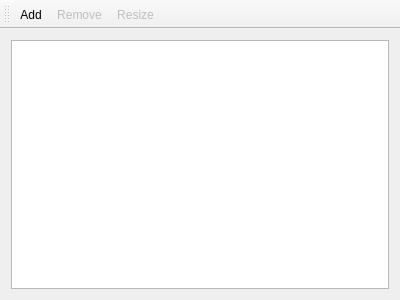
<?xml version="1.0" encoding="UTF-8"?>
<ui version="4.0">
 <class>MainWindow</class>
 <widget class="QMainWindow" name="MainWindow">
  <property name="geometry">
   <rect>
    <x>0</x>
    <y>0</y>
    <width>400</width>
    <height>300</height>
   </rect>
  </property>
  <property name="windowTitle">
   <string>Image Converter</string>
  </property>
  <widget class="QWidget" name="centralWidget">
   <layout class="QVBoxLayout" name="verticalLayout">
    <item>
     <widget class="QListWidget" name="listWidget">
      <property name="selectionMode">
       <enum>QAbstractItemView::MultiSelection</enum>
      </property>
     </widget>
    </item>
   </layout>
  </widget>
  <widget class="QToolBar" name="mainToolBar">
   <attribute name="toolBarArea">
    <enum>TopToolBarArea</enum>
   </attribute>
   <attribute name="toolBarBreak">
    <bool>false</bool>
   </attribute>
   <addaction name="actionAdd"/>
   <addaction name="actionRemove"/>
   <addaction name="actionResize"/>
  </widget>
  <action name="actionResize">
   <property name="enabled">
    <bool>false</bool>
   </property>
   <property name="text">
    <string>Resize</string>
   </property>
   <property name="toolTip">
    <string>Resize</string>
   </property>
  </action>
  <action name="actionAdd">
   <property name="text">
    <string>Add</string>
   </property>
  </action>
  <action name="actionRemove">
   <property name="enabled">
    <bool>false</bool>
   </property>
   <property name="text">
    <string>Remove</string>
   </property>
  </action>
 </widget>
 <layoutdefault spacing="6" margin="11"/>
 <resources/>
 <connections/>
</ui>
